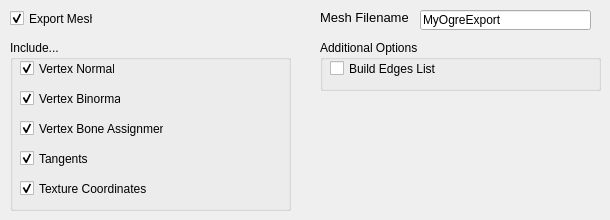
    <widget class="QWidget" name="meshTab">
     <attribute name="title">
      <string>Mesh</string>
     </attribute>
     <widget class="QCheckBox" name="chkExportMesh">
      <property name="geometry">
       <rect>
        <x>10</x>
        <y>10</y>
        <width>83</width>
        <height>17</height>
       </rect>
      </property>
      <property name="toolTip">
       <string>If this is checked, the mesh will be exportet.</string>
      </property>
      <property name="text">
       <string>Export Mesh</string>
      </property>
      <property name="checked">
       <bool>true</bool>
      </property>
     </widget>
     <widget class="QGroupBox" name="grpMeshIncludes">
      <property name="geometry">
       <rect>
        <x>10</x>
        <y>40</y>
        <width>281</width>
        <height>171</height>
       </rect>
      </property>
      <property name="title">
       <string>Include...</string>
      </property>
      <widget class="QCheckBox" name="chkVertexNormals">
       <property name="geometry">
        <rect>
         <x>10</x>
         <y>20</y>
         <width>95</width>
         <height>17</height>
        </rect>
       </property>
       <property name="toolTip">
        <string>If this is checked, vertex normals will be exported. Most shaders won't work without this.</string>
       </property>
       <property name="text">
        <string>Vertex Normals</string>
       </property>
       <property name="checked">
        <bool>true</bool>
       </property>
      </widget>
      <widget class="QCheckBox" name="chkVertexBoneAssignments">
       <property name="geometry">
        <rect>
         <x>10</x>
         <y>80</y>
         <width>144</width>
         <height>17</height>
        </rect>
       </property>
       <property name="toolTip">
        <string>Will export the bone assignments. Without this, animations cannot work.</string>
       </property>
       <property name="text">
        <string>Vertex Bone Assignments</string>
       </property>
       <property name="checked">
        <bool>true</bool>
       </property>
      </widget>
      <widget class="QCheckBox" name="chkTextureCoords">
       <property name="geometry">
        <rect>
         <x>10</x>
         <y>140</y>
         <width>144</width>
         <height>17</height>
        </rect>
       </property>
       <property name="toolTip">
        <string>Will export the texture coordinates. Without this, textures won't work.</string>
       </property>
       <property name="text">
        <string>Texture Coordinates</string>
       </property>
       <property name="checked">
        <bool>true</bool>
       </property>
      </widget>
      <widget class="QCheckBox" name="chkVertexBinormals">
       <property name="geometry">
        <rect>
         <x>10</x>
         <y>50</y>
         <width>101</width>
         <height>17</height>
        </rect>
       </property>
       <property name="toolTip">
        <string>&lt;html&gt;&lt;head/&gt;&lt;body&gt;&lt;p&gt;If this is checked, vertex binormals will be exported. Some shaders won't work without this.&lt;/p&gt;&lt;/body&gt;&lt;/html&gt;</string>
       </property>
       <property name="text">
        <string>Vertex Binormals</string>
       </property>
       <property name="checked">
        <bool>true</bool>
       </property>
      </widget>
      <widget class="QCheckBox" name="chkBuildTangents">
       <property name="geometry">
        <rect>
         <x>10</x>
         <y>110</y>
         <width>125</width>
         <height>17</height>
        </rect>
       </property>
       <property name="toolTip">
        <string>Tangent vectors are used for shader effects like normal maps.</string>
       </property>
       <property name="text">
        <string>Tangents</string>
       </property>
       <property name="checked">
        <bool>true</bool>
       </property>
      </widget>
     </widget>
     <widget class="QGroupBox" name="grpMeshAdditionals">
      <property name="geometry">
       <rect>
        <x>320</x>
        <y>40</y>
        <width>281</width>
        <height>51</height>
       </rect>
      </property>
      <property name="title">
       <string>Additional Options</string>
      </property>
      <widget class="QCheckBox" name="chkBuildEdgesList">
       <property name="geometry">
        <rect>
         <x>10</x>
         <y>20</y>
         <width>144</width>
         <height>17</height>
        </rect>
       </property>
       <property name="toolTip">
        <string>The edges list is required for default Ogre Shadows. We usually don't use those.</string>
       </property>
       <property name="text">
        <string>Build Edges List</string>
       </property>
       <property name="checked">
        <bool>false</bool>
       </property>
      </widget>
     </widget>
     <widget class="QLabel" name="lblMeshFilename">
      <property name="geometry">
       <rect>
        <x>320</x>
        <y>10</y>
        <width>88</width>
        <height>16</height>
       </rect>
      </property>
      <property name="toolTip">
       <string>&lt;html&gt;&lt;head/&gt;&lt;body&gt;&lt;p&gt;The name of the mesh. Does not need a tailing .mesh.&lt;/p&gt;&lt;/body&gt;&lt;/html&gt;</string>
      </property>
      <property name="text">
       <string>&lt;html&gt;&lt;head/&gt;&lt;body&gt;&lt;p&gt;&lt;span style=&quot; font-size:10pt;&quot;&gt;Mesh Filename:&lt;/span&gt;&lt;/p&gt;&lt;/body&gt;&lt;/html&gt;</string>
      </property>
     </widget>
     <widget class="QLineEdit" name="txtMeshFilename">
      <property name="geometry">
       <rect>
        <x>420</x>
        <y>10</y>
        <width>171</width>
        <height>20</height>
       </rect>
      </property>
      <property name="toolTip">
       <string>&lt;html&gt;&lt;head/&gt;&lt;body&gt;&lt;p&gt;The name of the mesh. Does not need a tailing .mesh.&lt;/p&gt;&lt;/body&gt;&lt;/html&gt;</string>
      </property>
      <property name="text">
       <string>MyOgreExport</string>
      </property>
      <property name="maxLength">
       <number>256</number>
      </property>
     </widget>
    </widget>
